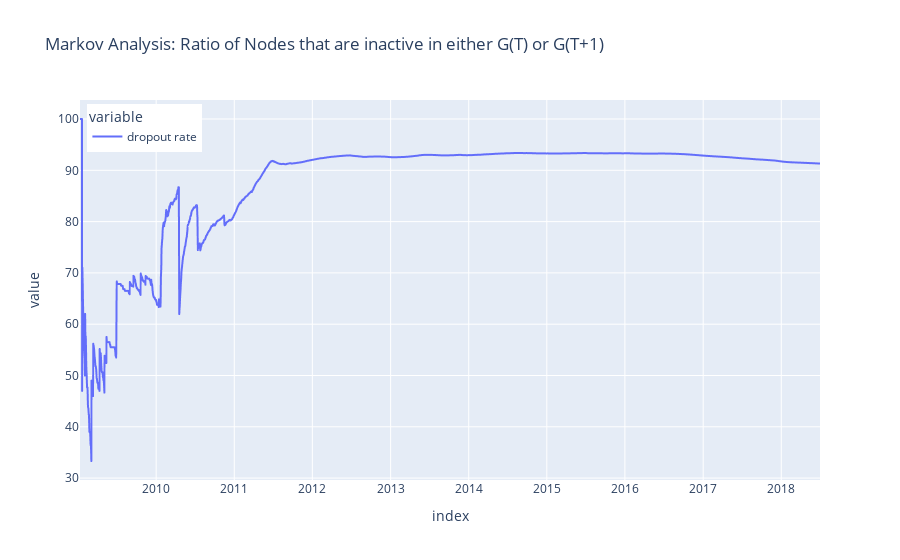

Notebook source saved alongside this figure:
### Code cell
dropout = pd.DataFrame({'dropout rate':[100-x for x in ratio]}, index=keys)
fig = dropout.plot(title = 'Markov Analysis: Ratio of Nodes that are inactive in either G(T) or G(T+1)')
fig.update_layout(legend=dict(
    yanchor="top",
    y=0.99,
    xanchor="left",
    x=0.01
))
fig.show()

### Figure 1 — Plotly figure (JSON) as saved in the notebook; plotly's stock layout.template omitted (floating-point values rounded to 4 significant figures; data arrays with more than 128 entries replaced by an {"elided": "..."} marker saying what was removed)
{"data": [{"hovertemplate": "variable=dropout rate<br>index=%{x}<br>value=%{y}<extra></extra>", "legendgroup": "dropout rate", "line": {"color": "#636efa", "dash": "solid"}, "mode": "lines", "name": "dropout rate", "showlegend": true, "type": "scattergl", "x": {"elided": "3460 str values"}, "xaxis": "x", "y": {"elided": "3460 float values"}, "yaxis": "y"}], "layout": {"legend": {"title": {"text": "variable"}, "tracegroupgap": 0, "x": 0.01, "xanchor": "left", "y": 0.99, "yanchor": "top"}, "title": {"text": "Markov Analysis: Ratio of Nodes that are inactive in either G(T) or G(T+1)"}, "xaxis": {"anchor": "y", "domain": [0, 1], "title": {"text": "index"}}, "yaxis": {"anchor": "x", "domain": [0, 1], "title": {"text": "value"}}}}
